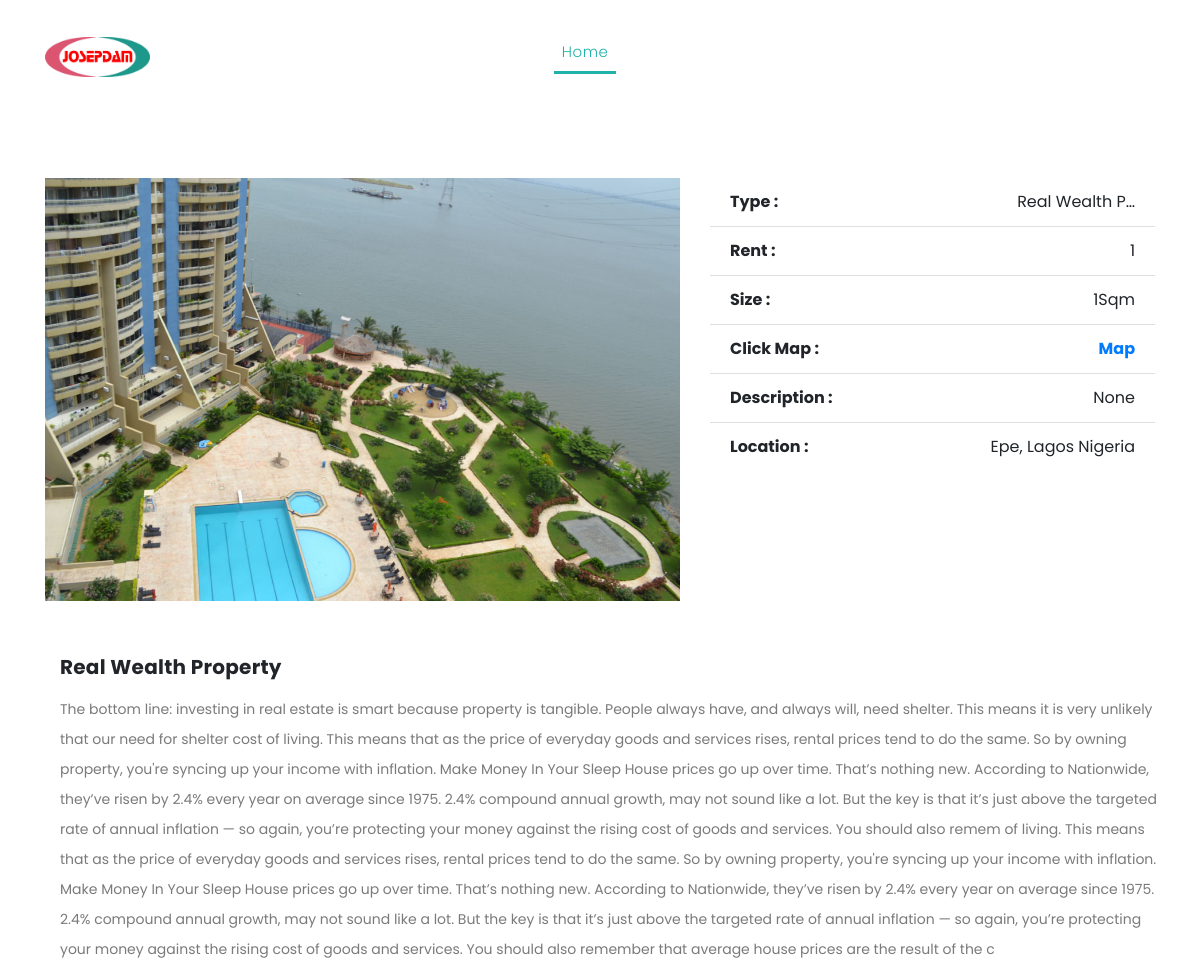
/article/4/ (upper part), run on an earlier commit of the app's database.
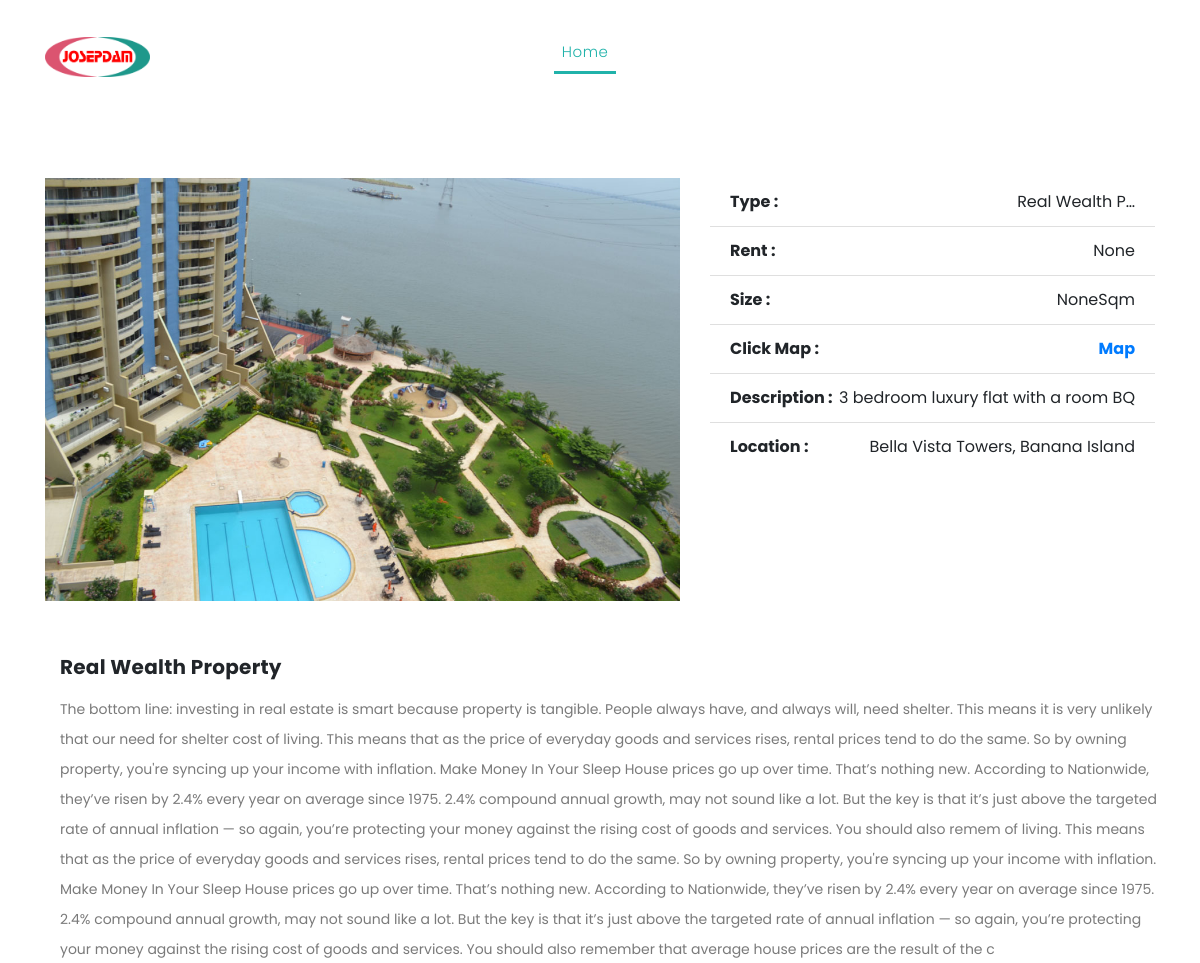
And on a later commit of the database.
### josepdam/models.py (models this page shows, shortened)
class ConstructionPost(models.Model):
    title = models.CharField(max_length=255, blank=True, null=True)
    description = models.TextField()
    slug = models.SlugField (max_length=255)
    img = models.ImageField ( upload_to= 'image/')
    publish_date = models.DateTimeField (auto_now_add= True)
    author = models.ForeignKey(User, on_delete=models.CASCADE)
    rent = models.CharField(max_length = 50,blank=True, null=True)
    size = models.CharField(max_length = 50,blank=True, null=True)
    details = models.CharField(max_length = 200,blank=True, null=True)
    location = models.CharField(max_length = 200,blank=True, null=True)
    class Meta:
        ordering =['-publish_date']

### josepdam/views.py (the view, shortened to what this page needs)
# urls.py: path('article/<int:pk>/', ArticleDetailView.as_view(), name="detail"),
class ArticleDetailView(DetailView):
    model = ConstructionPost
    template_name = 'josep/article_detail.html'

### templates/josep/article_detail.html (shortened to what this page needs)
{% extends "base.html" %}
{% load static %}
{% block content%}
    <div class="page-headin header-text">
      <div class="container">
        <div class="row">
          <div class="col-md-12">
            <br>
            <a " " class="btn btn-blue"> </a>
          </div>
        </div>
      </div>
    </div>
    <div class="services">
      <div class="container">
        <div class="row">
          <div class="col-md-7">
            <div>
              {% if object.img %}
              <img src="{{ object.img.url }}" alt="" class="img-fluid wc-image">
              {% endif %}
            </div> <br>
          </div>
          <div class="col-md-5">
            <form action="#" method="post" class="form">
              <ul class="list-group list-group-flush">
               <li class="list-group-item">
                    <div class="clearfix">
                      <strong class="pull-left">Type :</strong>
                      <span class="pull-right">{{ object.title|truncatechars:14 }}</span>
                    </div>
               </li>
               <li class="list-group-item">
                    <div class="clearfix">
                         <strong class="pull-left">Rent :</strong>
                         <span class="pull-right"> {{ object.rent }}</span>
                    </div>
               </li>
               <li class="list-group-item">
                    <div class="clearfix">
                      <strong class="pull-left">Size :</strong>
                         <span class="pull-right">{{ object.size }}Sqm</span>
                    </div>
               </li>
                <li class="list-group-item">
                  <div class="clearfix">
                       <strong class="pull-left">Click Map :</strong>
                       <a href="https://www.google.com/maps/@6.5352339,3.3489682,15z?entry=ttu"> <strong class="pull-right"> Map</strong>
                       </div></a>
                  </li>
           <li class="list-group-item">
            <div class="clearfix">
              <strong class="pull-left">Description :</strong>
              <span class="pull-right">{{ object.details }}</span>
            </div>
            <li class="list-group-item">
              <div class="clearfix">
                <strong class="pull-left">Location :</strong>
                <span class="pull-right">{{ object.location }}</span>
              </div>
         </li>
          </li>
        </div> <br>
        <div class="tabs-content" style="display: block;">
          <h4>{{ object.title }}</h4>
          <p>{{ object.description|truncatechars:9000 }}</p>
        </div>
        </div>
        <br>
        <br>
        <br>
      </div>
    </div>
{% endblock %}

What changed in the data, as far as the page shows it:
changed ConstructionPost "Real Wealth Property": rent "1" → "None"; size "1" → "None"; details "None" → "3 bedroom luxury flat with a room BQ"; location "Epe, Lagos Nigeria" → "Bella Vista Towers, Banana Island"
